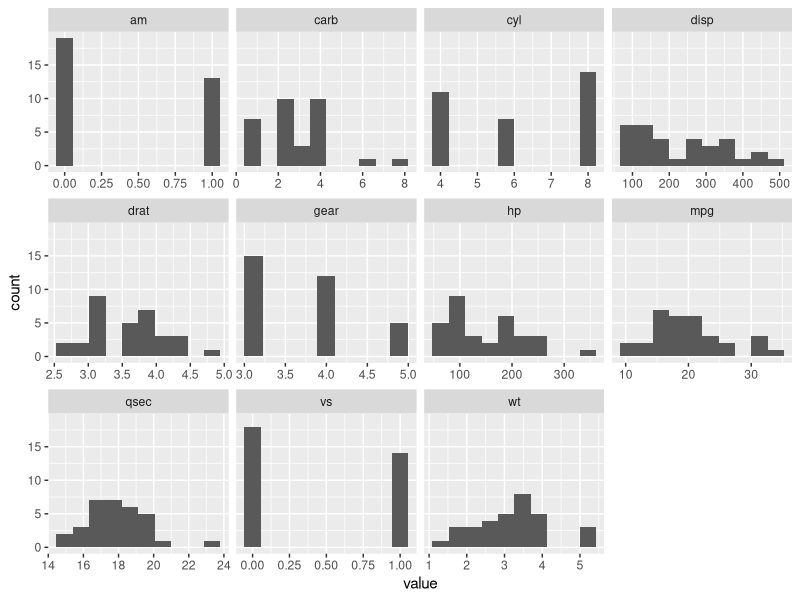
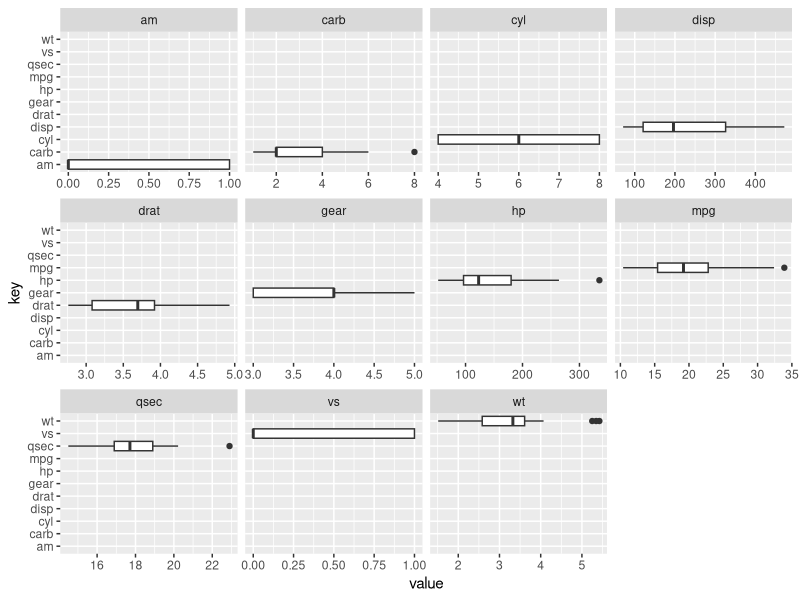

Reproduce these figures in R, in order.
#1. Histogram for all variables in a dataset mtcars.
#Write a program to create histograms for all columns
View(mtcars)
library(ggplot2)
library(tidyr)


mtcars %>% gather() %>% head()
#Using this as our data, we can map value as our x variable, 
#and use facet_wrap to separate by the  key column:
ggplot(gather(mtcars), aes(value)) + 
  geom_histogram(bins = 10) + 
  facet_wrap(~key, scales = 'free_x')


#Write a program to create boxplot for all variables.
ggplot(gather(mtcars), aes(x=value,y=key)) + 
  geom_boxplot(bins = 10) + facet_wrap(~key, scales = 'free_x')
